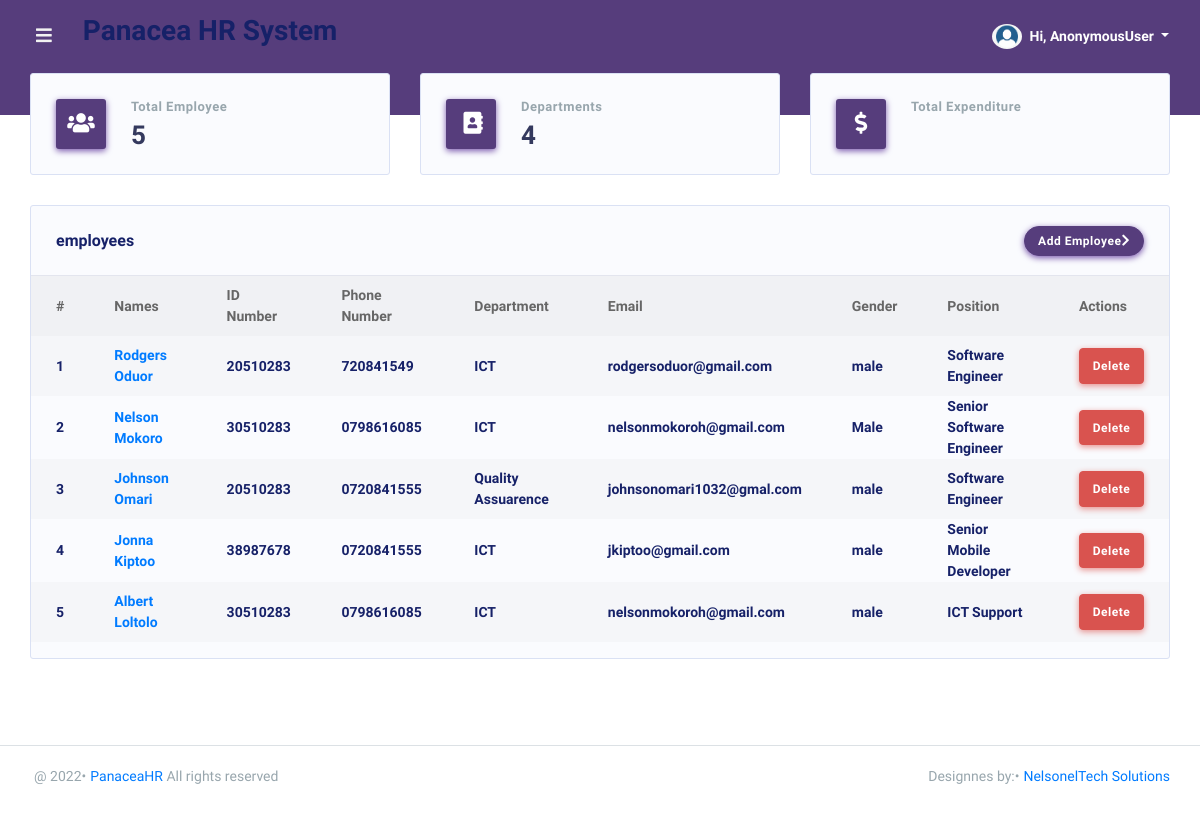
/dashboard/, run on the app's committed database.
### PanaceaApp/models.py (models this page shows, shortened)
class Employee(models.Model):
    GENDER = (('male', 'MALE'), ('female', 'FEMALE'), ('other', 'OTHER'))
    fullname = models.CharField(max_length=255, blank=True, null=True)
    dateofbirth = models.DateField(blank=True, null=True)
    gender = models.CharField(choices=GENDER, max_length=10, blank=True, null=True)
    department = models.ForeignKey(Department, on_delete=models.SET_NULL, null=True)
    position = models.CharField(max_length=50, blank=True, null=True)
    email = models.EmailField(blank=True, null=True)
    idnumber = models.CharField(max_length=20, blank=True, null=True)
    telephone = models.CharField(max_length=20, blank=True, null=True)
    idphoto = models.ImageField(upload_to='static/media', blank=True, null=True)
    nssfphoto = models.ImageField(upload_to='static/media', blank=True, null=True)
    nhifphoto = models.ImageField(upload_to='static/media', blank=True, null=True)
    updated = models.DateTimeField(auto_now=True, null=True)
    created = models.DateTimeField(auto_now_add=True, null=True)
    class Meta:
        ordering = ['-updated', '-created']

class Department(models.Model):
    name = models.CharField(max_length=70, null=False, blank=False)
    history = models.TextField(max_length=1000, null=True, blank=True, default='No History')

### PanaceaApp/views.py (the view)
# urls.py: path('', views.home, name='home'),
def home(request):
    employees = Employee.objects.all()
    departments = Department.objects.all()
    salarys = Sallary.objects.all()
    context = {'employees': employees, 'departments': departments, 'salarys': salarys}
    return render(request, 'PanaceaApp/home.html', context)

### PanaceaApp/templates/PanaceaApp/home.html (shortened to what this page needs)
{% extends 'main.html' %}
{% block content %}
{% load static %}
<div class="main-content">
    <section class="section">
        <div class="row">
            <div class="col-lg-4 col-md-4 col-sm-12">
                <div class="card card-statistic-2">
                    <div class="card-icon shadow-primary bg-primary">
                        <i class="fas fa-users"></i>
                    </div>
                    <div class="card-wrap">
                        <div class="card-header">
                            <h4>Total Employee</h4>
                        </div>
                        <div class="card-body">
                            {{employees.count}}
                        </div>
                    </div>
                </div>
            </div>
            <div class="col-lg-4 col-md-4 col-sm-12">
                <a href="{% url 'department' %}">
                    <div class="card card-statistic-2">
                        <div class="card-icon shadow-primary bg-primary">
                            <i class="fas fa-address-book"></i>
                        </div>
                        <div class="card-wrap">
                            <div class="card-header">
                                <h4>Departments</h4>
                            </div>
                            <div class="card-body">
                                {{departments.count}}
                            </div>
                        </div>
                    </div>
                </a>
            </div>
            <div class="col-lg-4 col-md-4 col-sm-12">
                <div class="card card-statistic-2">
                    <div class="card-icon shadow-primary bg-primary">
                        <i class="fas fa-dollar-sign"></i>
                    </div>
                    <div class="card-wrap">
                        <div class="card-header">
                            <h4>Total Expenditure</h4>
                        </div>
                    </div>
                </div>
            </div>
        </div>
        <div class="row row-deck">
            <div class="col-12">
                <div class="card">
                    <div class="card-header">
                        <h4>employees</h4>
                        <div class="card-header-action">
                            <a href="{% url 'addEmployee' %}" class="btn btn-primary">Add Employee<i
                                    class="fas fa-chevron-right"></i></a>
                        </div>
                    </div>
                    <div class="card-body p-0">
                        <div class="table-responsive table-invoice">
                            <table class="table table-striped" id="table-1">
                                <thead>
                                    <tr>
                                        <th>#</th>
                                        <th>Names</th>
                                        <th>ID Number</th>
                                        <th>Phone Number</th>
                                        <th>Department</th>
                                        <th>Email</th>
                                        <th>Gender</th>
                                        <th>Position</th>
                                        <th>Actions</th>
                                    </tr>
                                </thead>
                                <tbody>
                                    {% for employee in employees %}
                                    <tr>
                                        <td class="font-weight-600">{{forloop.counter}}</td>
                                        <td class="font-weight-600"><a class="font-weight-600"
                                                href="{% url 'employeeDetail' employee.id %}">{{employee.fullname}}</a>
                                        </td>
                                        <td class="font-weight-600">{{employee.idnumber}}</td>
                                        <td class="font-weight-600">{{employee.telephone}}</td>
                                        <td class="font-weight-600">{{employee.department.name}}</td>
                                        <td class="font-weight-600">{{employee.email}}</td>
                                        <td class="font-weight-600">{{employee.gender}}</td>
                                        <td class="font-weight-600">{{employee.position}}</td>
                                        <td>
                                            <a href="{% url 'deleteEmployee' employee.id %}" class="btn btn-danger" type="button">Delete</a>
                                        </td>
                                    </tr>
                                    {% endfor %}
                                </tbody>
                            </table>
                        </div>
                    </div>
                </div>
            </div>
        </div>
    </section>
</div>
{% endblock %}

### data on the page
Employee: fullname "Rodgers Oduor", idnumber "20510283", telephone "720841549", department.name "ICT", email "rodgersoduor@gmail.com", gender "male", position "Software Engineer"
Employee: fullname "Nelson Mokoro", idnumber "30510283", telephone "0798616085", department.name "ICT", email "nelsonmokoroh@gmail.com", gender "Male", position "Senior Software Engineer"
Employee: fullname "Johnson Omari", idnumber "20510283", telephone "0720841555", department.name "Quality Assuarence", email "johnsonomari1032@gmal.com", gender "male", position "Software Engineer"
Employee: fullname "Jonna Kiptoo", idnumber "38987678", telephone "0720841555", department.name "ICT", email "jkiptoo@gmail.com", gender "male", position "Senior Mobile Developer"
Employee: fullname "Albert Loltolo", idnumber "30510283", telephone "0798616085", department.name "ICT", email "nelsonmokoroh@gmail.com", gender "male", position "ICT Support"

### other printed values
{{ user }} "AnonymousUser"
{{ employees.count }} "5"
{{ departments.count }} "4"
